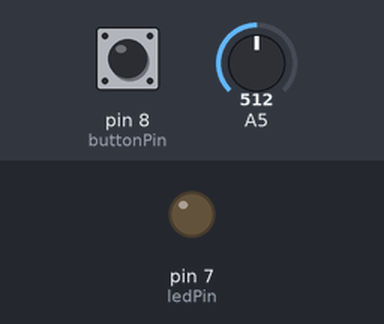
This sketch was run on a simulated Arduino Uno, built with avr-gcc and run on an emulated ATmega328P. Parts: output pins drawn as LEDs (lit = HIGH). Inputs (shaded band) come from the test bench; at power-on: pin 8 (buttonPin) LOW, A5 = 512. What the sketch prints to the serial monitor is not drawn.

Above: at 1.2 s.
1.3 s: pin 8 (buttonPin) pulled HIGH for 0.15 s
At 1.38 s:
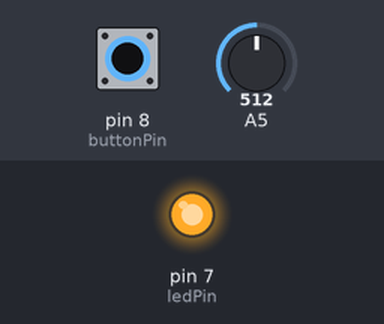
2.9 s: pin 8 (buttonPin) pulled HIGH for 3.2 s
At 6.6 s:
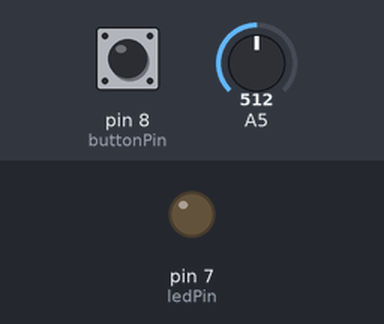
Timing chart, 0 to 8.1 s (numbered marks = the images above; inputs shaded):
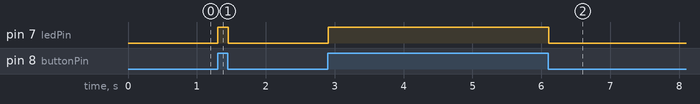

Measured:
- after the input at 1.3 s, pin 7 (ledPin): LOW → HIGH at once, → LOW 0.15 s later
- after the input at 2.9 s, pin 7 (ledPin): LOW → HIGH at once, → LOW 3.2 s later

The sketch:

Wk3_HW_CominationLight.ino
```cpp
//Barbara Compagnoni
//P-Comp
//Fall 2014
//Homework Week 3: Combination Lock Light

const int ledPin = 7; //led pin
int flexValue = 0; //flex pin
int buttonPin = 8; //button pin
float voltage;

void setup() {
    // initialize serial communications at 9600 bps:
    Serial.begin(9600);
    // declare the led pin as an output:
    pinMode(ledPin, OUTPUT);
    //declare the button pin as an input:
    pinMode(buttonPin, INPUT);
}

void loop() {
    flexValue = analogRead(A5);    // read the flex value

    voltage = map(flexValue, 0, 1023, 0, 5); //map it to voltage

    // read the switch input:
   if ((digitalRead(buttonPin) == HIGH) && (voltage > 0) ) {
     // if the switch is closed:
     digitalWrite(ledPin, HIGH);    // turn on
   }
   else {
     // if the switch is open:
     digitalWrite(ledPin, LOW);     // turn off
   }

   Serial.println(voltage);

}
```
